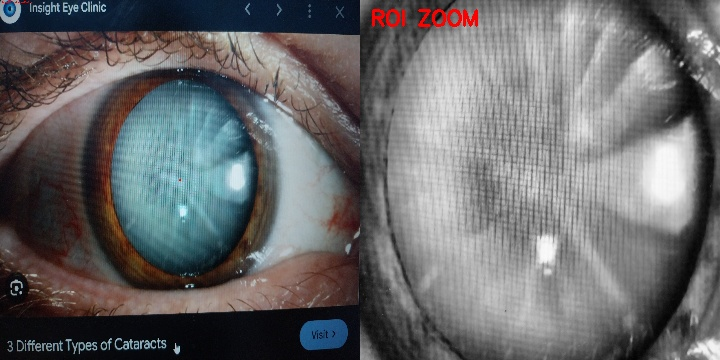
#> input picture backend/catract/debug/eye_20251229_160553_DEBUG.jpg, 720 x 360 px
$ python -i mobile_cataract_server.py   (imports and definitions only)   (older library calls are emulated)
#> lines starting #> are read from the running program, lines starting #| are printed output that depends on the picture
#> further down, picture is the input picture: shape (360, 720, 3); mean B, G, R 106.7, 105.5, 105.6
import os
import time
import csv

import cv2
import numpy as np
from flask import Flask, request, render_template_string, send_from_directory

# [1 line not run here, left out]

UPLOAD_DIR = "uploads"
DEBUG_DIR = "debug"
LOG_FILE = "cataract_log.csv"

# [2 lines not run here, left out]

HTML = """
<!doctype html>
<html>
<head>
  <meta name="viewport" content="width=device-width, initial-scale=1">
  <title>Nayan-AI Cataract Upload</title>
  <style>
    body { font-family: Arial, sans-serif; margin: 18px; }
    .card { padding: 14px; border: 1px solid #ddd; border-radius: 10px; margin-top: 12px; }
    img { max-width: 100%; height: auto; border-radius: 10px; }
    .mono { font-family: ui-monospace, SFMono-Regular, Menlo, Consolas, monospace; }
  </style>
</head>
<body>
  <h2>Nayan-AI Cataract Screening (Mobile Upload)</h2>
  <div class="card">
    <form method="post" enctype="multipart/form-data">
      <input type="file" name="image" accept="image/*" capture="environment" required>
      <button type="submit">Upload & Analyze</button>
    </form>
    <p class="mono">
      Tips: keep the eye centered, use same lighting, avoid reflections.
    </p>
  </div>

  {% if result %}
  <div class="card">
    <h3>Result</h3>
    <p><b>Label:</b> {{result.label}}</p>
    <p class="mono">
      C (contrast)={{result.C}} |
      S (sharpness)={{result.S}} |
      E (edge)={{result.E}}
    </p>
    <p class="mono">
      Thresholds: Tc={{result.Tc}} Ts={{result.Ts}} | ROI scale={{result.roi_scale}}
    </p>

    <h4>Uploaded Image</h4>
    <img src="/uploads/{{result.upload_name}}" alt="uploaded">

    <h4>ROI Debug (Left: ROI box, Right: ROI zoom)</h4>
    <img src="/debug/{{result.debug_name}}" alt="roi debug">
  </div>
  {% endif %}
</body>
</html>
"""

# [16 lines left out: function ensure_csv, not called in this run]

# ---------- ROI debug utilities ----------
def preprocess_gray(frame):
    gray = cv2.cvtColor(frame, cv2.COLOR_BGR2GRAY)
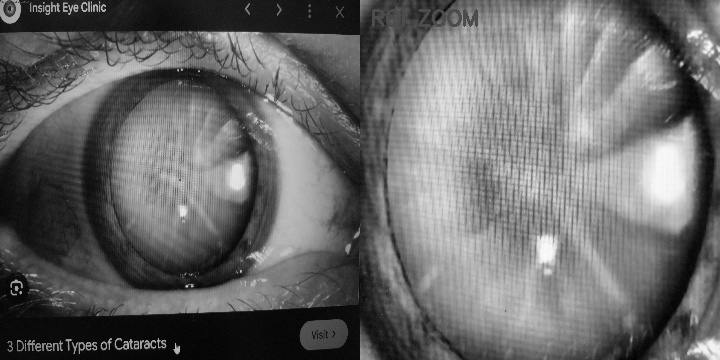
#> gray: shape (360, 720); min 1, max 251, mean 105.6
    clahe = cv2.createCLAHE(clipLimit=2.0, tileGridSize=(8, 8))
    gray = clahe.apply(gray)
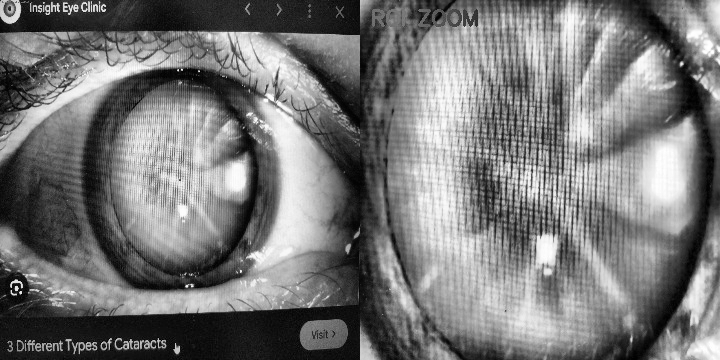
#> gray: shape (360, 720); min 0, max 255, mean 119.1
    gray = cv2.GaussianBlur(gray, (5, 5), 0)
    return gray

# [134 lines left out: functions center_roi_coords, extract_center_roi, draw_roi_box, make_roi_zoom_view, compute_features, cataract_label and 1 more, not called in this run]

# [3 lines that did not run here, left out]

# [3 lines that did not run here, left out]

# [4 lines not run here, left out]

>>> import cv2
>>> picture = cv2.imread('debug/eye_20251229_160553_DEBUG.jpg')
>>> result = preprocess_gray(picture)

$ run again, on backend/catract/debug/eye_20251229_160932_DEBUG.jpg
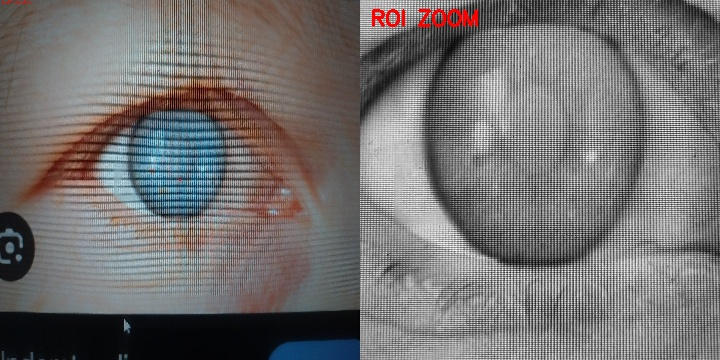
#> input picture backend/catract/debug/eye_20251229_160932_DEBUG.jpg, 720 x 360 px
#> picture is the input picture: shape (360, 720, 3); mean B, G, R 112.2, 112.5, 115.2
#> in preprocess_gray, `gray = clahe.apply(gray)`:
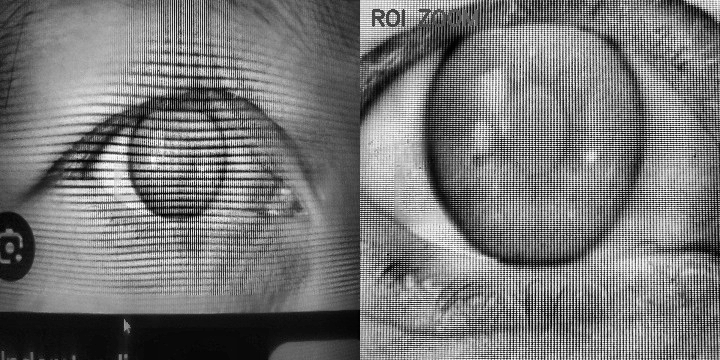
#> gray: shape (360, 720); min 0, max 255, mean 118.7
#> in preprocess_gray, `gray = cv2.GaussianBlur(gray, (5, 5), 0)`:
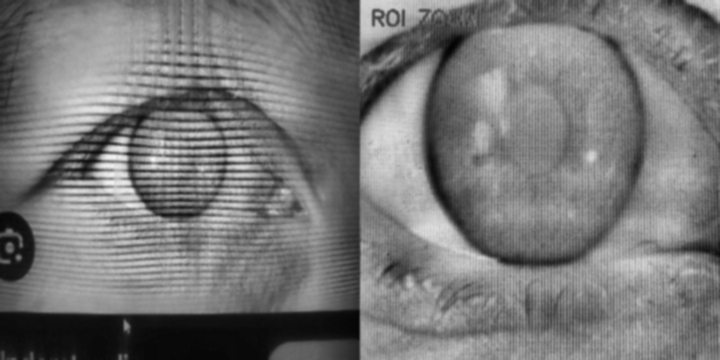
#> gray: shape (360, 720); min 3, max 246, mean 118.7

$ run again, on backend/catract/debug/eye_20251229_161245_DEBUG.jpg
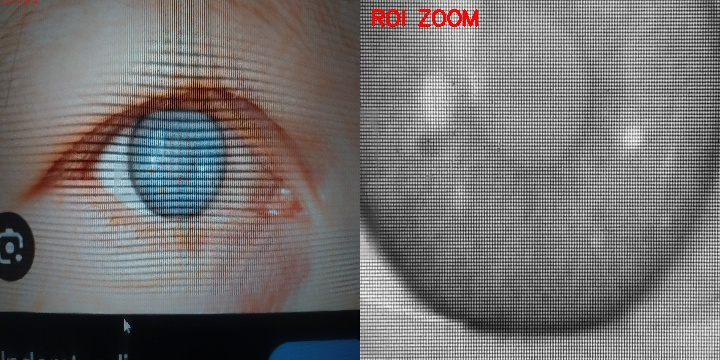
#> input picture backend/catract/debug/eye_20251229_161245_DEBUG.jpg, 720 x 360 px
#> picture is the input picture: shape (360, 720, 3); mean B, G, R 111.4, 111.8, 114.4
#> in preprocess_gray, `gray = clahe.apply(gray)`:
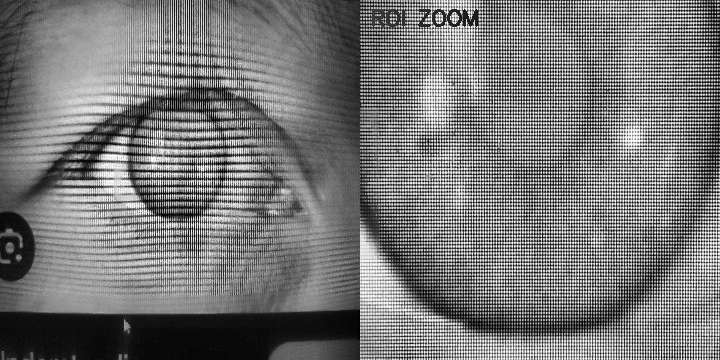
#> gray: shape (360, 720); min 0, max 255, mean 118.8
#> in preprocess_gray, `gray = cv2.GaussianBlur(gray, (5, 5), 0)`:
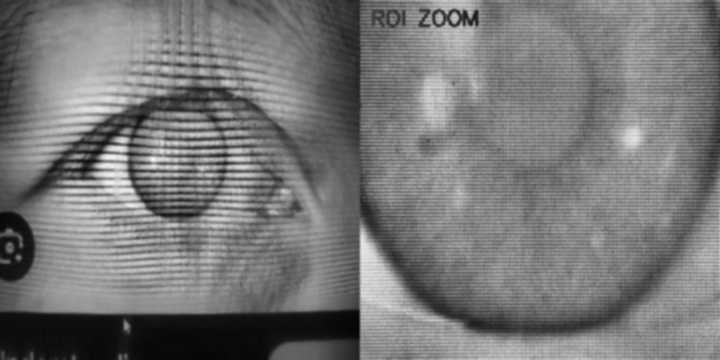
#> gray: shape (360, 720); min 5, max 246, mean 118.8
